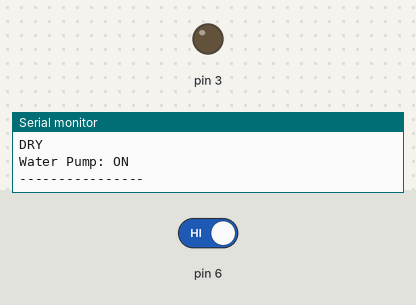
A sketch run on a simulated Arduino Uno, built with avr-gcc and run on an emulated ATmega328P. Parts: output pins drawn as LEDs (lit = HIGH), the last lines printed to the serial monitor. The test bench sets the inputs (shaded band); at power-on: pin 6 HIGH.

Above: at 1.8 s.
1.9 s: pin 6 driven LOW
At 3.2 s:
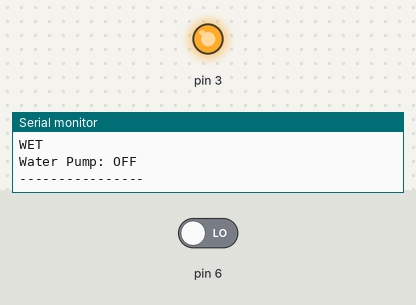
3.5 s: pin 6 driven HIGH
At 4.6 s:
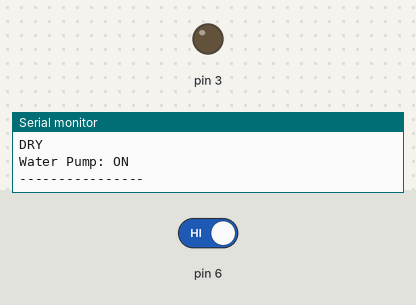
Timing chart, 0 to 6.5 s (numbered marks = the images above; inputs shaded):
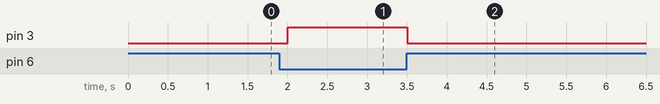

The sketch:

Automatic_Plant_Watering_System.ino
```cpp
int water;

void setup() {
  Serial.begin(9600);

  pinMode(3, OUTPUT);
  pinMode(6, INPUT);

  Serial.println("IRRIGATION SYSTEM IS ON");
}

void loop() {

  water = digitalRead(6);

  if (water == LOW) {      // Molhado
    digitalWrite(3, HIGH); // Desliga relé

    Serial.println("WET");
    Serial.println("Water Pump: OFF");
  }
  else {                   // Seco
    digitalWrite(3, LOW);  // Liga relé

    Serial.println("DRY");
    Serial.println("Water Pump: ON");
  }

  Serial.println("----------------");
  delay(500);
}
```

Measured:
- after the input at 1.9 s, pin 3: LOW → HIGH after 0.10 s
- after the input at 3.5 s, pin 3: HIGH → LOW at once
